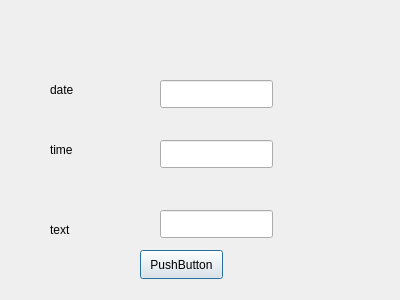
<?xml version="1.0" encoding="UTF-8"?>
<ui version="4.0">
 <class>EnterEntryWindow</class>
 <widget class="QDialog" name="EnterEntryWindow">
  <property name="geometry">
   <rect>
    <x>0</x>
    <y>0</y>
    <width>400</width>
    <height>300</height>
   </rect>
  </property>
  <property name="windowTitle">
   <string>Dialog</string>
  </property>
  <widget class="QLineEdit" name="date">
   <property name="geometry">
    <rect>
     <x>160</x>
     <y>80</y>
     <width>113</width>
     <height>28</height>
    </rect>
   </property>
  </widget>
  <widget class="QLineEdit" name="time">
   <property name="geometry">
    <rect>
     <x>160</x>
     <y>140</y>
     <width>113</width>
     <height>28</height>
    </rect>
   </property>
  </widget>
  <widget class="QLineEdit" name="text">
   <property name="geometry">
    <rect>
     <x>160</x>
     <y>210</y>
     <width>113</width>
     <height>28</height>
    </rect>
   </property>
  </widget>
  <widget class="QPushButton" name="enterData">
   <property name="geometry">
    <rect>
     <x>140</x>
     <y>250</y>
     <width>83</width>
     <height>29</height>
    </rect>
   </property>
   <property name="text">
    <string>PushButton</string>
   </property>
  </widget>
  <widget class="QLabel" name="label">
   <property name="geometry">
    <rect>
     <x>50</x>
     <y>80</y>
     <width>63</width>
     <height>20</height>
    </rect>
   </property>
   <property name="text">
    <string>date</string>
   </property>
  </widget>
  <widget class="QLabel" name="label_2">
   <property name="geometry">
    <rect>
     <x>50</x>
     <y>140</y>
     <width>63</width>
     <height>20</height>
    </rect>
   </property>
   <property name="text">
    <string>time</string>
   </property>
  </widget>
  <widget class="QLabel" name="label_3">
   <property name="geometry">
    <rect>
     <x>50</x>
     <y>220</y>
     <width>63</width>
     <height>20</height>
    </rect>
   </property>
   <property name="text">
    <string>text</string>
   </property>
  </widget>
 </widget>
 <resources/>
 <connections/>
</ui>
